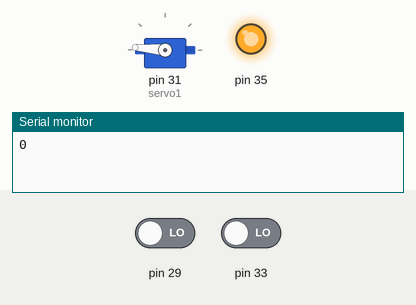
Simulated run of this sketch. Board: Arduino Mega 2560, built with avr-gcc and run on an emulated ATmega2560. On the bench: servo, output pins drawn as LEDs (lit = HIGH), the last lines printed to the serial monitor. Inputs (shaded band) come from the test bench; at power-on: pin 29 LOW, pin 33 LOW.

Above: at 2.1 s.
At 9.8 s:
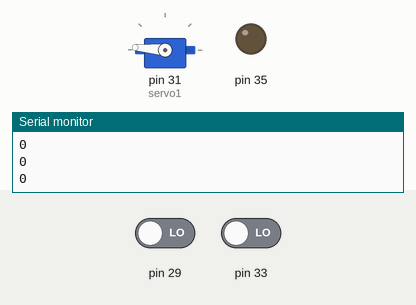
9.9 s: pin 29 driven HIGH
At 10.4 s:
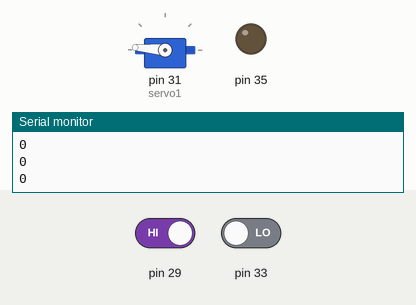
Timing chart, 0 to 12.9 s (numbered marks = the images above; inputs shaded):
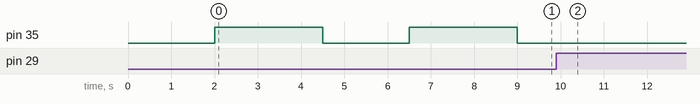

The sketch:

test_platform_vverh.ino
```cpp
#include <Servo.h> // подключаем библиотеку для работы с сервоприводом
Servo servo1; // объявляем переменную servo типа "servo1"
void setup() {//скетч для заливки
  // put your setup code here, to run once:
pinMode(28, INPUT);
pinMode(29, INPUT);
pinMode(30, INPUT);//датчик на шасси
pinMode(32, INPUT);//кнопка
pinMode(33, INPUT);//датчик перед
//pinMode(37, OUTPUT);//светодиод
pinMode(35, OUTPUT);//драйвер
pinMode(36, OUTPUT);//драйвер
Serial.begin(9600);
servo1.attach(31);
}

void loop() {
  // put your main code here, to run repeatedly:
  int s=175;
Serial.println(digitalRead(33));//удалить, 1-нет препятствия, 0-есть препятствие
//delay(250);//удалить
digitalWrite(35, LOW);
pinMode(36, LOW);
servo1.write(s);
delay(1000);
//if (digitalRead(32)==1)
//{
  servo1.write(s);
 while (digitalRead(29)!=0)
  {
    servo1.write(s);
digitalWrite(36, HIGH);
pinMode(35, LOW);
delay(50);
  }
  servo1.write(s);
 //digitalWrite(36, HIGH);
//pinMode(35, LOW);//типа продолжаем движение немного вверх
//delay(1000);//заменить на 800, если будет не хватать
/*digitalWrite(36, HIGH);
pinMode(35, LOW);
delay(500);*/
digitalWrite(35, LOW);
pinMode(36, LOW);
delay(1000);
digitalWrite(35, HIGH);
pinMode(36, LOW);
delay(2500);//5000
}
```

Measured:
- after the input at 9.9 s, pin 35: stops changing and stays LOW
- by itself, pin 35: alternates HIGH for 2.5 s and LOW for 2.0 s
